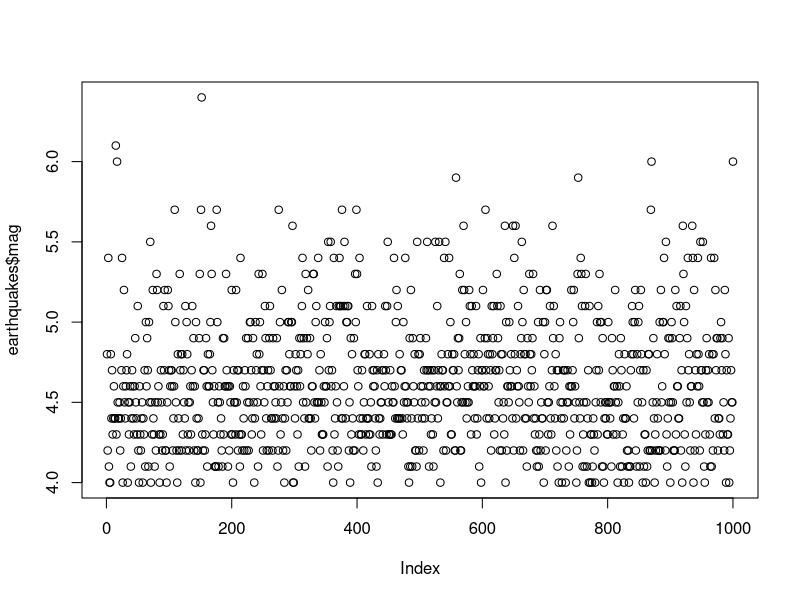
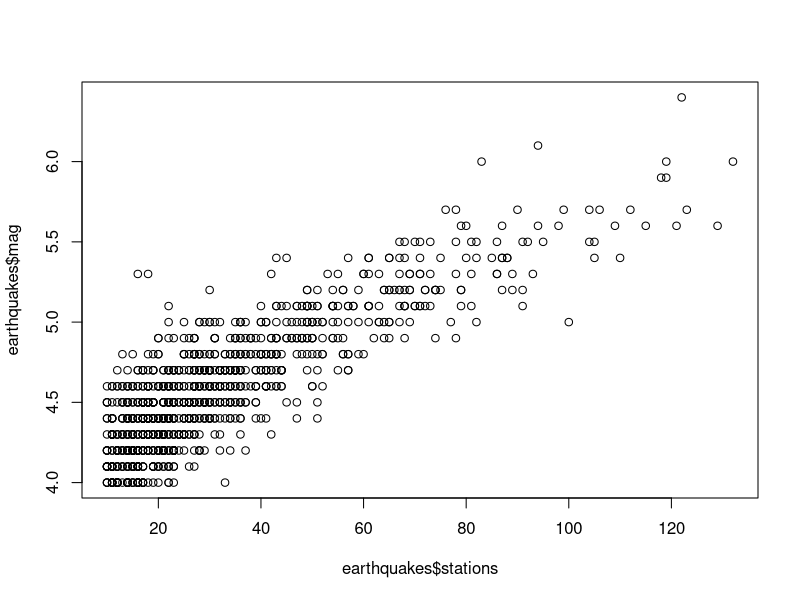
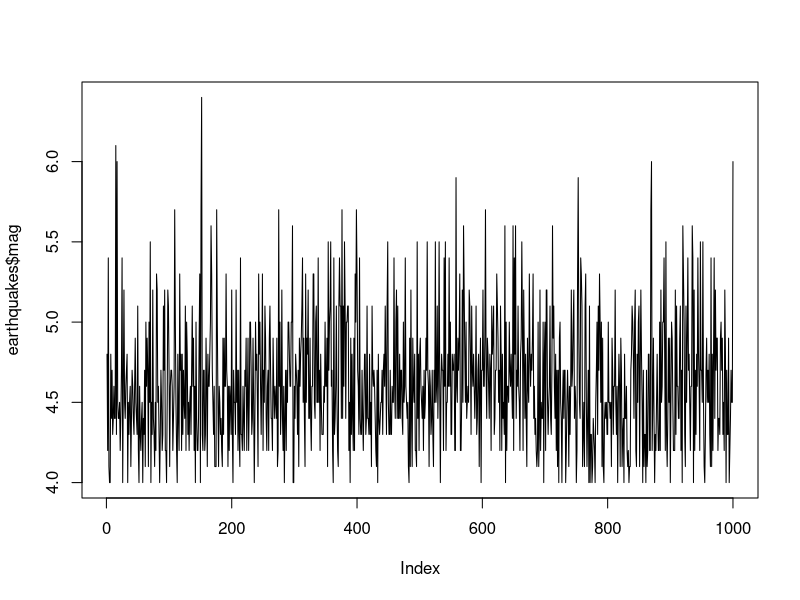
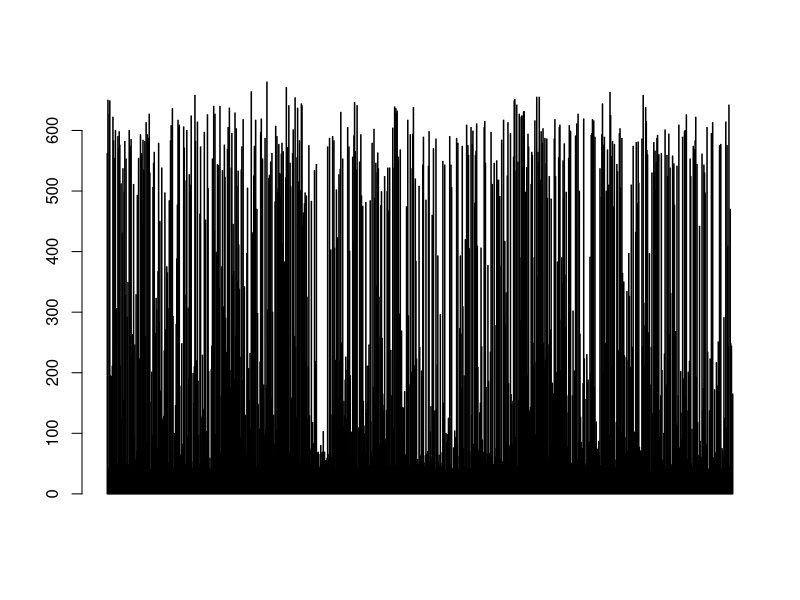
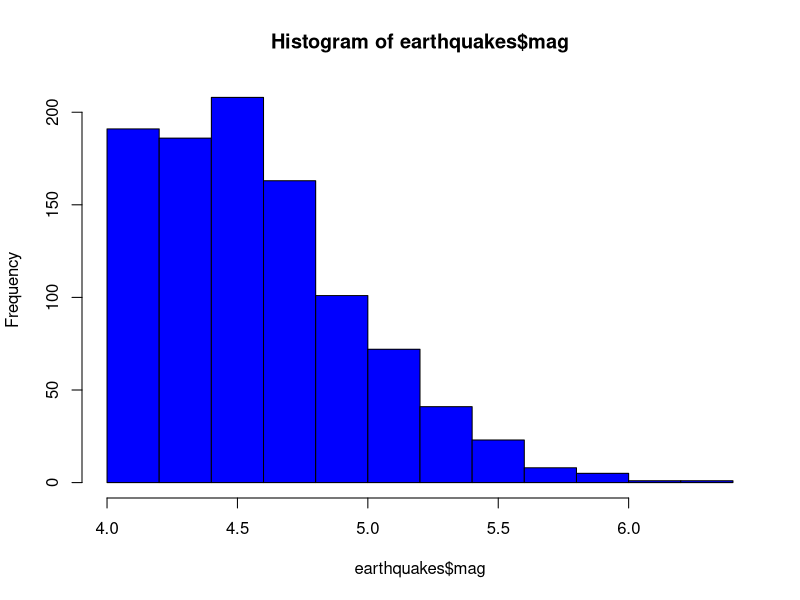
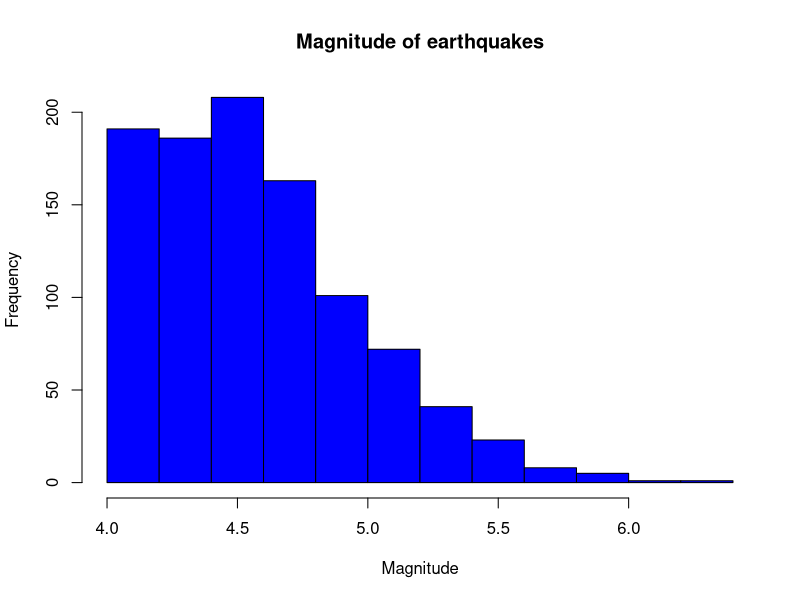
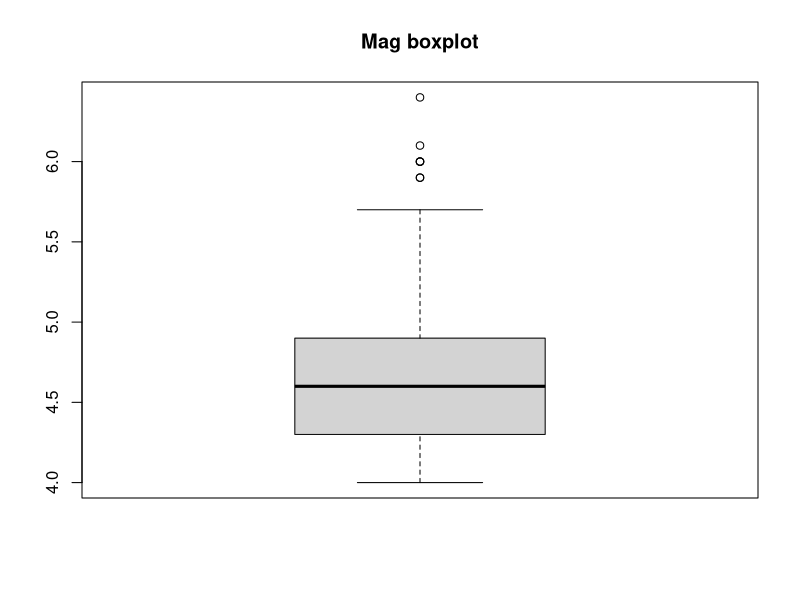
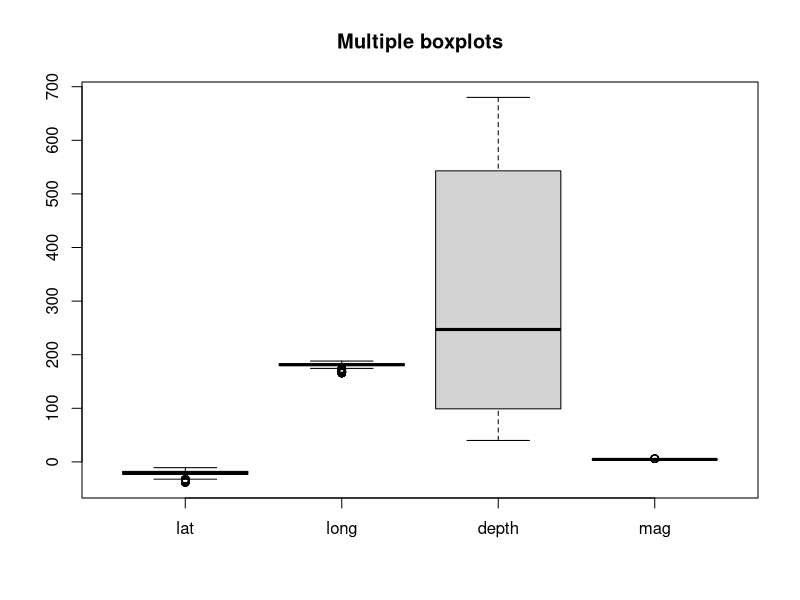

These charts were generated, in order, by the following R code: (Note: this script raises an error after producing the figures.)
#imported the dataset which was present in the R
earthquakes <- datasets::quakes

#To check the data used following commands
head(earthquakes,10)
tail(earthquakes,6)

#How to access columns in the data frame

earthquakes[,c(1,2)]  #This will print out the first 2 columns

df_truc<-earthquakes[,-5] # How to remove a particular column from the data

summary(earthquakes[,2]) #This will give us summary of the column number 2


earthquakes$depth #We can use $ sign to access a particular column

summary(earthquakes$depth)



###########Summary of the data#########

summary(earthquakes)

#Plot the data

plot(earthquakes$mag)

plot(earthquakes$stations, earthquakes$mag, type='p')

plot(earthquakes$mag, type='l')

barplot(earthquakes$depth, horiz = F, axes = T)

#plot the histogram

hist(earthquakes$mag, Main = 'Magnitude of the Earthquakes', col = 'blue', horiz = F, Axes = T)

hist(earthquakes$mag, main = 'Magnitude of earthquakes',
     xlab = 'Magnitude', col='blue')

# Plot the single Boxplot

boxplot(earthquakes$mag, main = 'Mag boxplot')

#Plot the Multiple Boxplot

boxplot(earthquakes[,1:4], main = 'Multiple boxplots')

#Margin of Grid(mar)
#No of Columns and Rows (mfrow),
#Whether a border is to be included
#and position of the 
#lables (las: 1 for horizontal, las:0 for vertical)
#bty - box around plot

par(mfrow=c(3,3), mar=c(2,5,2,1), las = 0, bty='o')

plot(earthquakes$depth)
plot(earthquakes$depth, earthquakes$mag)
plot(earthquakes$mag, type = 'l')
plot(earthquakes$mag, type = 'l')
plot(earthquakes$mag, type = 'l')
boxplot(earthquakes$mag, main = 'Mag boxplot')
boxplot(earthquakes[,1:4], main = 'Multiple boxplots')


# find the Variance of the data

var(earthquakes$mag, na.rm = FALSE)

# find the Variance of the data

sd(earthquakes$mag, na.rm = FALSE)

# Find the skewness of the data

install.packages("moments")

skewness(earthquakes$mag, na.rm = FALSE)

skewness(earthquakes$depth, na.rm = FALSE)

skewness(earthquakes$stations, na.rm = FALSE)

density()
